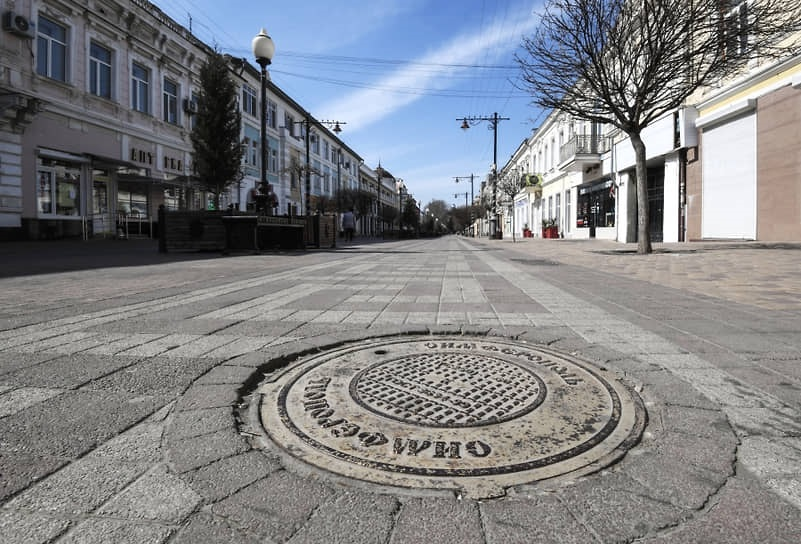
#> input picture src3.jpg, 801 x 544 px
$ python task12.py
#> lines starting #> are read from the running program, lines starting #| are printed output that depends on the picture
import cv2
import numpy as np
src=cv2.imread("src3.jpg")
#> src is the input picture: shape (544, 801, 3); mean B, G, R 133.6, 129.9, 128
for x in range(1):
    src=cv2.resize(src,(0,0),fx=0.5,fy=0.5)
#> this loop made 1 pass
#> pass 1, `src=cv2.resize(src,(0,0),fx=0.5,fy=0.5)`:
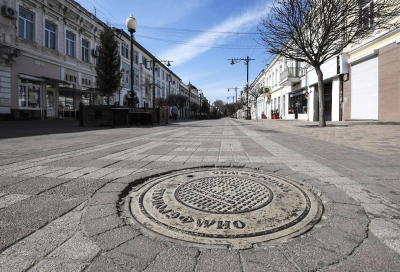
#> src: shape (272, 400, 3); mean B, G, R 133.7, 130.1, 128.1
cv2.imshow("resize",src)
src=cv2.imread("src3.jpg")
for x in range(1):
    src=cv2.pyrDown(src)
#> this loop made 1 pass
#> pass 1, `src=cv2.pyrDown(src)`:
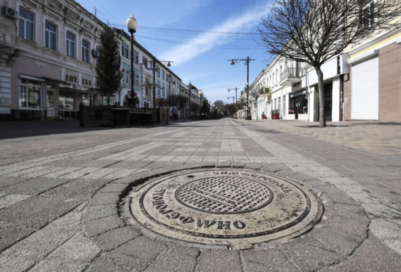
#> src: shape (272, 401, 3); mean B, G, R 133.6, 129.9, 128
cv2.imshow("pyrDowm",src)
cv2.waitKey(0)
